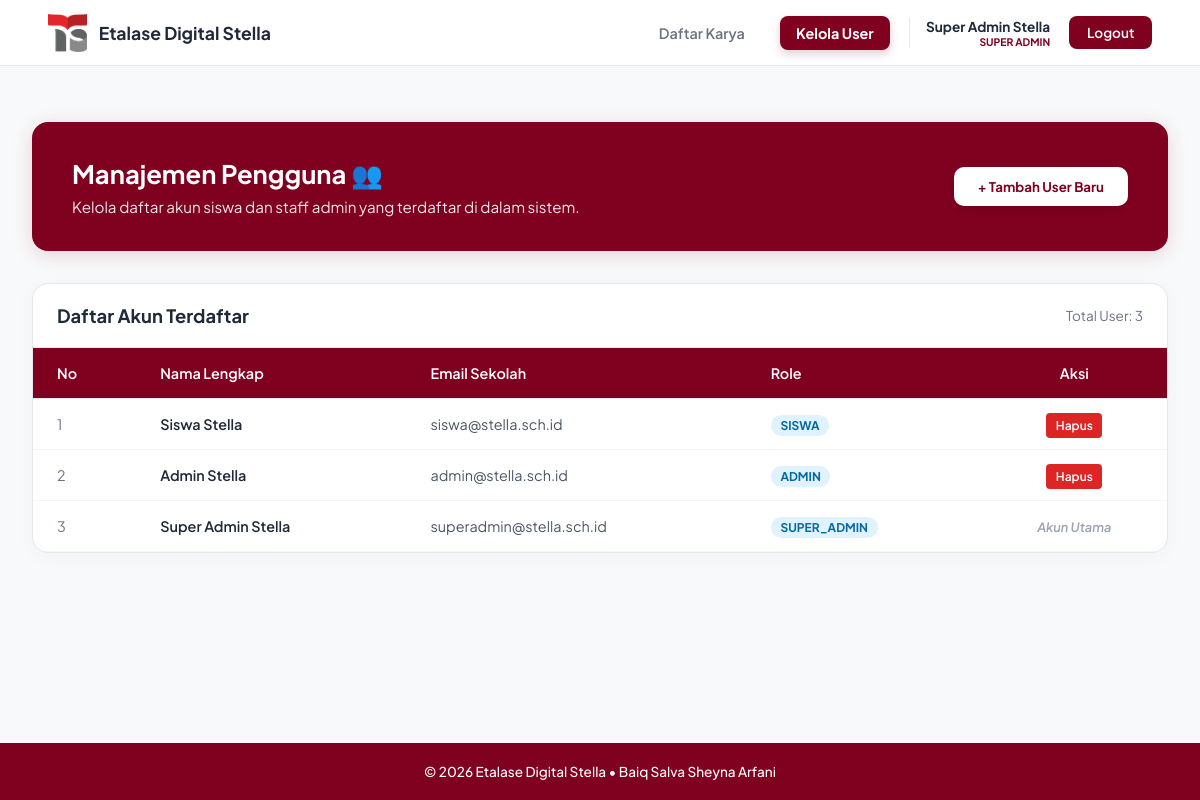
/views/user.php (signed in), run on the app's committed database.
### tables this page shows
CREATE TABLE `users` (
  `id` INT AUTO_INCREMENT PRIMARY KEY,
  `nama` VARCHAR(100) NOT NULL,
  `email` VARCHAR(100) NOT NULL UNIQUE,
  `password` VARCHAR(255) NOT NULL,
  `role` ENUM('super_admin', 'admin', 'siswa') NOT NULL DEFAULT 'siswa'
);

### views/user.php (the view, shortened to what this page needs)
<?php
require_once '../config/database.php';
$nama_admin = $_SESSION['nama'] ?? 'Super Admin Stella';
try {
    $stmt = $pdo->query("SELECT * FROM users ORDER BY id DESC");
    $users = $stmt->fetchAll(PDO::FETCH_ASSOC);
} catch (Exception $e) {
    $users = [];
}
$total_users = count($users);
?>
<!DOCTYPE html>
<html lang="id">
<head>
    <link rel="stylesheet" href="../assets/css/style.css?v=<?php echo time(); ?>">
    <link rel="stylesheet" href="../assets/css/dashboard_sa.css?v=<?php echo time(); ?>">
</head>
<body>
    <nav class="navbar">
        <div class="nav-left">
            <a href="dashboard_sa.php" class="brand">
                <img src="../img/logo-ts2.png" alt="Logo" onerror="this.style.display='none'">
                <span>Etalase Digital Stella</span>
            </a>
        </div>
        <div class="nav-links">
            <a href="dashboard_sa.php" class="nav-item">Daftar Karya</a>
            <a href="user.php" class="nav-item active">Kelola User</a>
            <div class="user-profile-box" style="border-left: 1px solid #e5e7eb; padding-left: 1rem;">
                <span class="user-name"><?= htmlspecialchars($nama_admin); ?></span>
                <span class="user-role">SUPER ADMIN</span>
            </div>
            <a href="../controllers/authController.php?action=logout" class="btn-logout">Logout</a>
        </div>
    </nav>
    <div class="sa-container" style="margin-top: 2rem;">
        <div class="sa-hero-banner" style="margin-bottom: 2rem; display: flex; justify-content: space-between; align-items: center; flex-wrap: wrap; gap: 1.5rem;">
            <div>
                <h1 style="font-size: 1.6rem; font-weight: 700; margin-bottom: 0.4rem; margin-top: 0;">Manajemen Pengguna 👥</h1>
                <p style="font-size: 0.95rem; opacity: 0.9; margin: 0;">Kelola daftar akun siswa dan staff admin yang terdaftar di dalam sistem.</p>
            </div>
            <div>
                <button type="button" onclick="document.getElementById('modalTambahUser').style.display='flex';" style="background: white; color: #800020; font-weight: 700; padding: 0.7rem 1.5rem; border-radius: 10px; border: none; cursor: pointer; box-shadow: 0 4px 12px rgba(0,0,0,0.1);">+ Tambah User Baru</button>
            </div>
        </div>
        <div style="background: white; border-radius: 16px; border: 1px solid #e5e7eb; overflow: hidden; box-shadow: 0 4px 20px rgba(0,0,0,0.03);">
            <div style="padding: 1.25rem 1.5rem; border-bottom: 1px solid #e5e7eb; display: flex; justify-content: space-between; align-items: center;">
                <h2 style="font-size: 1.15rem; font-weight: 700; color: #1f2937; margin: 0;">Daftar Akun Terdaftar</h2>
                <span style="font-size: 0.85rem; color: #6b7280;">Total User: <?= $total_users; ?></span>
            </div>
            <div style="overflow-x: auto;">
                <table style="width: 100%; border-collapse: collapse; text-align: left; font-size: 0.9rem;">
                    <thead>
                        <tr style="background: #800020; color: white; border-bottom: 1px solid #e5e7eb;">
                            <th style="padding: 1rem 1.5rem; font-weight: 600;">No</th>
                            <th style="padding: 1rem 1.5rem; font-weight: 600;">Nama Lengkap</th>
                            <th style="padding: 1rem 1.5rem; font-weight: 600;">Email Sekolah</th>
                            <th style="padding: 1rem 1.5rem; font-weight: 600;">Role</th>
                            <th style="padding: 1rem 1.5rem; font-weight: 600; text-align: center;">Aksi</th>
                        </tr>
                    </thead>
                    <tbody>
                        <?php if (!empty($users)): ?>
                            <?php
                            $no = 1;
                            foreach ($users as $u):
                            ?>
                                <tr style="border-bottom: 1px solid #f1f5f9;">
                                    <td style="padding: 1rem 1.5rem; color: #6b7280;"><?= $no++; ?></td>
                                    <td style="padding: 1rem 1.5rem; font-weight: 600; color: #1f2937;"><?= htmlspecialchars($u['nama']); ?></td>
                                    <td style="padding: 1rem 1.5rem; color: #4b5563;"><?= htmlspecialchars($u['email']); ?></td>
                                    <td style="padding: 1rem 1.5rem;">
                                        <span style="background: #e0f2fe; color: #0369a1; padding: 0.2rem 0.6rem; border-radius: 12px; font-size: 0.75rem; font-weight: 700;">
                                            <?= strtoupper($u['role']); ?>
                                        </span>
                                    </td>
                                    <td style="padding: 1rem 1.5rem; text-align: center;">
                                        <?php if ($u['role'] === 'super_admin' && $u['id'] == 1): ?>
                                            <span style="color: #9ca3af; font-size: 0.8rem; font-style: italic; font-weight: 600;">Akun Utama</span>
                                        <?php else: ?>
                                            <a href="../controllers/userController.php?action=hapus&id=<?= $u['id']; ?>" onclick="return confirm('Yakin ingin menghapus user ini?')" style="background: #dc2626; color: white; padding: 0.3rem 0.6rem; border-radius: 4px; font-size: 0.75rem; font-weight: 600; text-decoration: none;">Hapus</a>
                                        <?php endif; ?>
                                    </td>
                                </tr>
                            <?php endforeach; ?>
                        <?php else: ?>
                            <tr><td colspan="5" style="padding: 2rem; text-align: center; color: #6b7280;">Belum ada user terdaftar.</td></tr>
                        <?php endif; ?>
                    </tbody>
                </table>
            </div>
        </div>
    </div>
    <footer>
        © 2026 Etalase Digital Stella • Baiq Salva Sheyna Arfani
    </footer>
</body>
</html>

### assets/css/style.css (style rules this page uses)
:root { --primary: #800020; --primary-dark: #600018; --bg-light: #f9fafb; --text-dark: #1f2937; --text-muted: #6b7280; --border-color: #e5e7eb; --radius: 12px; }
* { margin: 0; padding: 0; box-sizing: border-box; font-family: 'Plus Jakarta Sans', sans-serif; }
body { background-color: var(--bg-light); color: var(--text-dark); display: flex; flex-direction: column; min-height: 100vh; }
.navbar { background: white; border-bottom: 1px solid var(--border-color); padding: 0.85rem 3rem; display: flex; justify-content: space-between; align-items: center; position: sticky; top: 0; z-index: 100; }
.brand { display: flex; align-items: center; gap: 0.75rem; text-decoration: none; color: var(--text-dark); font-weight: 700; font-size: 1.1rem; }
.brand img { height: 38px; object-fit: contain; }
.nav-links { display: flex; align-items: center; gap: 1.2rem; }
.nav-links .nav-item { text-decoration: none; color: var(--text-muted); font-weight: 600; font-size: 0.9rem; padding: 0.5rem 1rem; border-radius: 8px; transition: all 0.2s ease-in-out; }
.nav-links .nav-item.active { background-color: var(--primary) !important; color: white !important; font-weight: 700; box-shadow: 0 4px 10px rgba(128, 0, 32, 0.2); }
.user-profile-box { display: flex; flex-direction: column; align-items: flex-end; }
.user-name { font-size: 0.85rem; font-weight: 700; color: var(--text-dark); }
.user-role { font-size: 0.65rem; color: var(--primary); font-weight: 700; }
.btn-logout { background: var(--primary) !important; color: white !important; padding: 0.5rem 1.1rem; border-radius: 8px; text-decoration: none; font-weight: 600; font-size: 0.85rem; transition: opacity 0.2s; }
footer { background: var(--primary) !important; color: white; text-align: center; padding: 1.25rem; font-size: 0.85rem; font-weight: 500; margin-top: auto; }

### assets/css/dashboard_sa.css (style rules this page uses)
body { margin: 0; padding: 0; background-color: #f8f9fa; font-family: 'Plus Jakarta Sans', sans-serif; }
.sa-container { width: 100%; max-width: 1350px; margin: 0 auto; padding: 0 2rem; box-sizing: border-box; }
.sa-hero-banner { background: #800020; color: #ffffff; padding: 2.2rem 2.5rem; border-radius: 16px; margin: 1.5rem auto 1rem auto; box-shadow: 0 4px 20px rgba(128, 0, 32, 0.15); display: flex; justify-content: space-between; align-items: center; flex-wrap: wrap; gap: 1.5rem; width: 100%; max-width: 1280px; box-sizing: border-box; }
.sa-hero-banner h1 { font-size: 1.7rem; font-weight: 700; margin-bottom: 0.3rem; }
.sa-hero-banner p { opacity: 0.9; font-size: 0.9rem; margin: 0; }

### data on the page
users: nama "Siswa Stella", email "siswa@stella.sch.id", role "SISWA"
users: nama "Admin Stella", email "admin@stella.sch.id", role "ADMIN"
users: nama "Super Admin Stella", email "superadmin@stella.sch.id", role "SUPER_ADMIN", shows "Akun Utama"

### other printed values
$nama_admin "Super Admin Stella"
$total_users "3"
